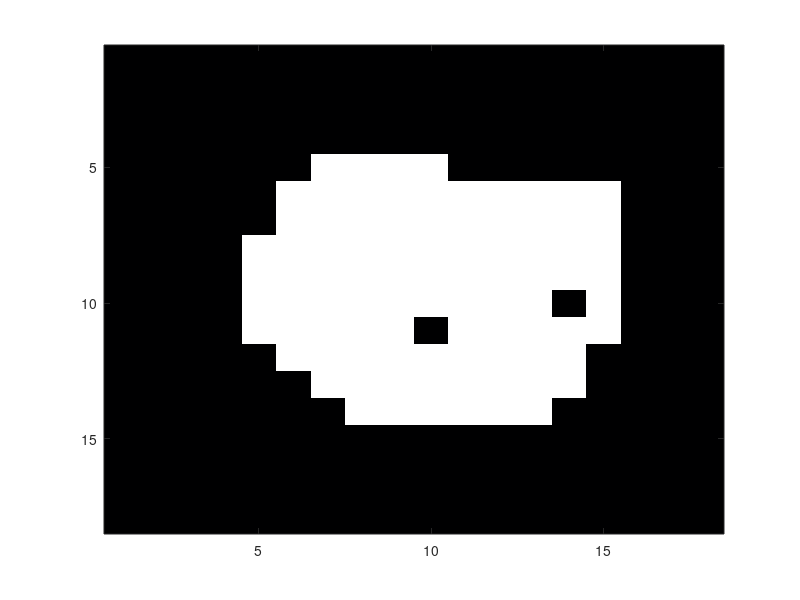
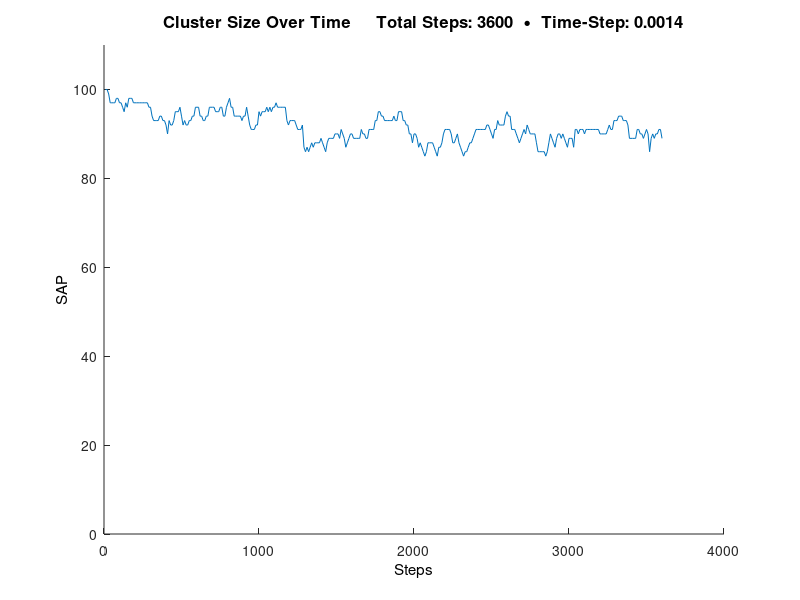
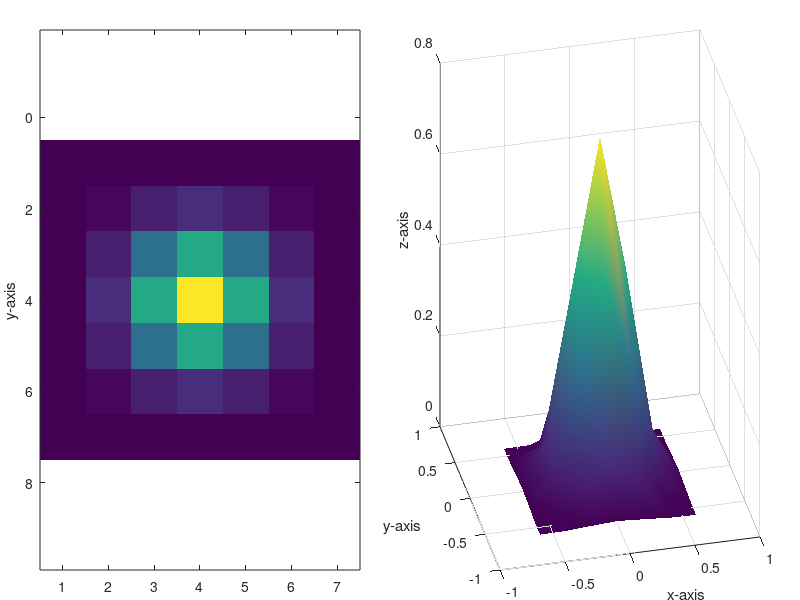

The MATLAB source for these figures, in order:
function [varargout] = clustersim(LBR,TIME,SIZE,DOES,GLU,GT,GTab)
clc, close all; scsz = get(0,'ScreenSize');
% If function receives no inputs (run as stand-alone)
if nargin < 1 

LBR = [2     2    10     1    15     4];
TIME = [3600 .0014 10 10 0 20];
SIZE = [10 4];
DOES = [1 1 0 100];
GLU = [0 10 1 10 -5];
GT = [10 -5 0];
GTab = [0 1 0;1 1 1;0 1 0];
% SVALS=padarray(ones(PSDsz),[PSAsz PSAsz], 0);

end

%-------------------------------%
% Parameters
%-------------------------------%
NSteps = TIME(1);
dT = TIME(2);
datarate = TIME(3);
viewTime = TIME(4);

PSDsz = SIZE(1);
PSAsz = SIZE(2);
SN0 = PSDsz^2;
SYNsz = PSDsz+(PSAsz*2);

doPlot = DOES(1);
doGaussianMask = DOES(2);
doFluorPlot=DOES(3);
FluorTime=DOES(4);




%-------------------------------------------------%
%				Mask Setup
%-------------------------------------------------%
hkMask=[0 1 0; 1 0 1; 0 1 0];
%----------------------------------------%
if doGaussianMask
%----------------------------------------%
A = .76;	x0=0; y0=0;	sx = .2; sy = .2; rx=sx; ry=sy;	sxy=3;

t = 0;
a = cos(t)^2/2/sx^2 + sin(t)^2/2/sy^2;
b = -sin(2*t)/4/sx^2 + sin(2*t)/4/sy^2 ;
c = sin(t)^2/2/sx^2 + cos(t)^2/2/sy^2;

[X, Y] = meshgrid((-sx*sxy):(rx):(sx*sxy), (-sy*sxy):(ry):(sy*sxy));
Z = A*exp( - (a*(X-x0).^2 + 2*b*(X-x0).*(Y-y0) + c*(Y-y0).^2)) ;

hkMask=Z;

%----------------------------------------%
% 3D Gaussian Distribution
fh5 = figure(5); set(fh5,'OuterPosition',(scsz./[2e-3 2e-3 2 2]))
%----------------------------------------%
figure(fh5)
subplot('Position',[.05 .05 .40 .90]); ph5 = imagesc(hkMask); % ph5 = surf(X,Y,Z);
view(0,90); axis equal; drawnow;
xlabel('x-axis');ylabel('y-axis');zlabel('z-axis')
subplot('Position',[.55 .05 .40 .90]); ph6 = surf(X,Y,Z);
view(-13,22); shading interp; 
xlabel('x-axis');ylabel('y-axis');zlabel('z-axis')
%----------------------
for t = 0:pi/100:pi
	a = cos(t)^2/2/sx^2 + sin(t)^2/2/sy^2;
	b = -sin(2*t)/4/sx^2 + sin(2*t)/4/sy^2 ;
	c = sin(t)^2/2/sx^2 + cos(t)^2/2/sy^2;

	[X, Y] = meshgrid((-sx*3):(rx):(sx*3), (-sy*3):(ry):(sy*3));
	Z = A*exp( - (a*(X-x0).^2 + 2*b*(X-x0).*(Y-y0) + c*(Y-y0).^2)) ;

	set(ph5,'CData',hkMask);
	drawnow;
	set(ph6,'XData',X,'YData',Y,'ZData',Z);
	drawnow;
end
%-------------------------------------------------%
end % doGaussianMask
%-------------------------------------------------%

%-------------------------------%
% Presets
%-------------------------------%
S=padarray(ones(PSDsz),[PSAsz PSAsz], 0);
S0=S;

Soffs = zeros(SYNsz);
Sons = zeros(SYNsz);
Csave = zeros(1,(NSteps/datarate));
doNoff = 0; NoffN = [];



%===============================================%
%				AMPAR STUFF
%===============================================%
% This section will eventually be populated by code to parse the 
% actual surface particle locations durring diffusion
doAMPARs = GLU(1);
AMPARN = GLU(4);

GhkMask=GTab;
GTon = GT(1);
GToff = GT(2);
LTPv = GT(3);

if (doAMPARs && doPlot)
Fh101 = figure(101);
set(Fh101,'OuterPosition',(scsz./[2e-1 .2 4 4]))
Ph3 = imagesc(S0);
end
%-------------------------------%

%===============================================%
%				RATE PARAMETERS
%===============================================%
Lon = LBR(1);
Loff = LBR(2);
Bon = LBR(3);
Boff = LBR(4);
Ron = LBR(5);
Roff = LBR(6);
%--------

%================================================%
%				FIGURE SETUP
%------------------------------------------------%
if doPlot
%--------
Fh1 = figure(1);
Ph1 = imagesc(S);
colormap('bone')
%---------------------------
if doFluorPlot
%---------------
fh10=figure(10); colormap('bone'); 
set(fh10,'OuterPosition',(scsz./[5e-3 5e-3 3 2.5]))
%----
ph10 = plot([1 2],[1 .9]);
axis([0 NSteps 0 1.1]); axis manual; hold on;
ph11 = plot([1 2],[1 .9],'r');
axis([0 NSteps 0 1.1]); axis manual; hold on;
%---------------
end
%---------------------------


end
%-------------------------------------------------%

%===============================================%
for stepN = 1:NSteps
%-----------------------------------------------%

Pmx = rand(size(S));
Soc = (S>0);
Sno = ~Soc;
hk = convn(Soc,hkMask,'same');

Pon = 1 ./ (1+exp((hk-Lon).*(-Bon)));
Pkon = Sno .* ( Ron * dT * Pon );
Son = (Pkon>Pmx);

Poff = 1 ./ (1+exp(((-hk)+Loff).*(-Boff)));
Pkoff = Soc .* ( Roff * dT * Poff );
Soff = (Pkoff>Pmx);


%====================================%
if doAMPARs;
%-------------------------------%
SG1oc = zeros(SYNsz);
%-------------------------------%
GRPOS=randi([1 (SYNsz*SYNsz)],1,AMPARN);
SG1oc(GRPOS)=1;
GRhk = convn(SG1oc,GhkMask,'same');
GRk=(GRhk.*GTon); GSk=(GRhk.*GToff);
%-------------------------------%
Gon = Pkon+(GRk.*(Pkon+LTPv));
Goff = Pkoff+(GSk.*Pkoff);

Son = (Gon>Pmx);
Soff = (Goff>Pmx);

if doPlot;	if mod(stepN, 500) == 0
set(Ph3,'CData',GRk);
drawnow
end;		end;
%-------------------------------%
end;
%====================================%

%======================================%
		S = (Soc-Soff) + Son;
%======================================%


%====================================%
%		Counters & Plots
%====================================%

Soffs = Soffs+Soff;
Sons = Sons+Son;

Noff = numel(find(Soff));
Non = numel(find(Son));

CSen(stepN) = Noff;
CSex(stepN) = Non;


%-------
if doNoff
if Noff >= 1;
	Ntic = Ntic+1;
	Foff = hk .* Soff;
	[~,~,Fv] = find(Foff);
	NoffN(Ntic,1) = sum(Fv==1);
	NoffN(Ntic,2) = sum(Fv==2);
	NoffN(Ntic,3) = sum(Fv==3);
	NoffN(Ntic,4) = sum(Fv==4);
end;
end
%-------


%-------
if doPlot
if mod(stepN, viewTime) == 0
set(Ph1,'CData',S);
drawnow
end
end
%-------


%-------
if doFluorPlot
	NSoff(stepN) = Noff;
	NNoff(stepN) = sum(NSoff);
if mod(stepN, FluorTime) == 0
FluorPlot(NNoff,SN0,stepN,ph10,ph11,Rev)
end
end
%-------

%-------
if mod(stepN, datarate) == 0
Csave(stepN/datarate) = sum(S(:));
end
%-------

%-------
if sum(S) < 1
PlotCsave(Csave,datarate,dT,stepN,NSteps)
varargout = {NSteps,stepN,S0,S,CSen,CSex,NoffN,Soffs,Sons,doNoff};
return;
end
%-------

%-----------------------------------------------%
end % end main loop
%===============================================%

PlotCsave(Csave,datarate,dT,stepN,NSteps)
varargout = {NSteps,stepN,S0,S,CSen,CSex,NoffN,Soffs,Sons,doNoff};

%---------------------------------------%
end % end main function
%---------------------------------------%



%===============================================%
%				Subfunctions
%===============================================%
function [] = FluorPlot(NNoff,SN0,stepN,ph10,ph11,Rev)

FRAPL = (SN0-NNoff)./SN0;
SoCSN = (SN0-NNoff./Rev)./SN0;

set(ph10,'XData',[1:stepN],'YData',[FRAPL]);
drawnow; hold on;
set(ph11,'XData',[1:stepN],'YData',[SoCSN]);
drawnow; hold on;

end

function [] = PlotCsave(Csave,datarate,dT,stepN,NSteps)
%-------------------------------------------%
	figure(2); hold on;
	plot(Csave)
	set(get(gca,'XLabel'),'String','Steps')
	set(get(gca,'YLabel'),'String','SAP')
	set(gca,'YLim',[0 (max(Csave)+10)])
	xt = (get(gca,'XTick'))*datarate;
	set(gca,'XTickLabel', sprintf('%.0f|',xt));
	SAPtitle = title(['    Cluster Size Over Time '...
	'    Total Steps: ' num2str(NSteps)...
	'  \bullet  Time-Step: ' num2str(dT)]);
	set(SAPtitle, 'FontSize', 12);
	
	
disp(['This cluster lasted for ' num2str(stepN) ' steps'])
disp(['of the ' num2str(NSteps) ' requested steps'])
disp(' ')

end
